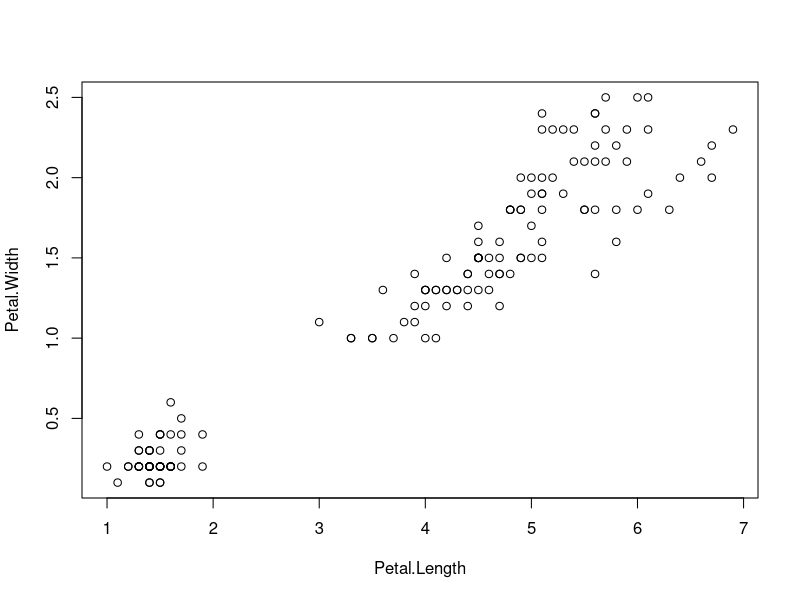

Reproduce this figure in R. (Note: this script raises an error after producing the figure.)
#4. (a) Import the Iris dataset (https://archive.ics.uci.edu/ml/datasets/iris).

iris

#(b) As you may know, this dataset contains three kinds of flowers: Iris-Setosa, Iris-
 # Versicolor, and Iris-Virginica, having the following four features: sepal length, sepal
#width, petal length, petal width. choose only two features: petal length, petal width,
#and plot the data points in a 2-D space where the x-axis and the y-axis represent the
#petal length and the petal width, respectively.

library(dplyr)
plot(iris[c("Petal.Length", "Petal.Width")])


#(c) Compute the similarity measure between Iris-Setosa and Iris-Versicolor; and Iris-
 # Versicolor and Iris-Virginica; and Iris-Setosa and Iris-Virginica considering only two
#features petal length and petal width

a <- iris[, "Petal.Length"]
b <- iris[, "Petal.Width"]

#various types of similarity measurs are
dist(rbind(a, b), method = "manhattan")
dist(rbind(a, b), method = "euclidian")
dist(rbind(a, b), method = "minkowski")
m <- cbind(a,b)
cosine(m)


jaccard <- function(a, b) {
  intersection = length(intersect(a, b))
  union = length(a) + length(b) - intersection
  return (intersection/union)
}

jaccard(a,b)
